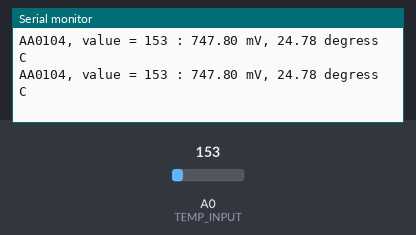
The sketch below on a simulated Arduino Uno, built with avr-gcc and run on an emulated ATmega328P. On the bench: the last lines printed to the serial monitor. Inputs (shaded band) come from the test bench; at power-on: A0 (TEMP_INPUT) = 153.

Above: at 1.2 s.
1.3 s: A0 (TEMP_INPUT) set to 128
At 1.32 s:
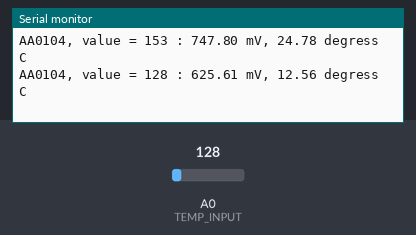
4.3 s: A0 (TEMP_INPUT) set to 114
At 4.37 s:
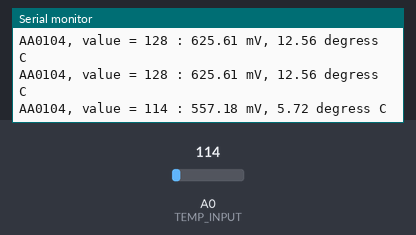
Timing chart, 0 to 7.3 s (numbered marks = the images above; inputs shaded):
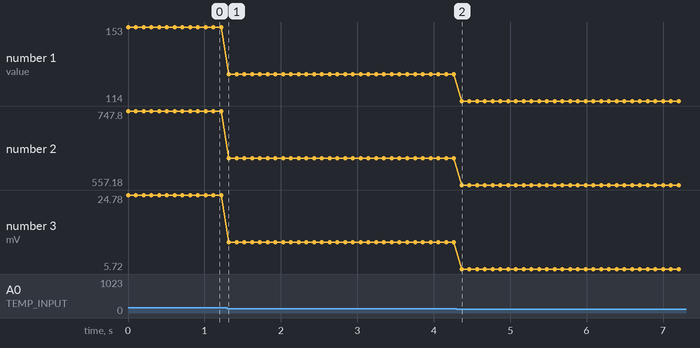

The sketch:

tmp36.ino
```cpp
//
// AA0104, TMP36 sensor
//

#define TEMP_INPUT 0
// or  int TEMP_INPUT = 0;

void setup() {
  Serial.begin(9600);
}

void loop() {
   //getting the voltage reading from the temperature sensor
  int value = analogRead(TEMP_INPUT);
  // Print value
  Serial.print("AA0104, value = ");
  Serial.print(value);
  Serial.print(" : ");

  //converthing that reading to volatage
  float voltage = value * 5.0 * 1000;
  voltage /= 1023.0;

  //print out the voltage
  Serial.print(voltage);
  Serial.print(" mV, ");

  //now print out the temperature
  float temperatureC = (voltage - 500) / 10;
  Serial.print(temperatureC);
  Serial.println(" degress C");

  delay(100);
}
```

Measured:
- after the input at 1.3 s, the serial monitor: prints a new line at once (image 1)
- after the input at 4.3 s, the serial monitor: prints a new line after 0.06 s (image 2)
- plotted number 1: 153 → 128 after the input at 1.3 s, 128 → 114 after the input at 4.3 s
- plotted number 2: 747.8 → 625.61 after the input at 1.3 s, 625.61 → 557.18 after the input at 4.3 s
- plotted number 3: 24.78 → 12.56 after the input at 1.3 s, 12.56 → 5.72 after the input at 4.3 s
